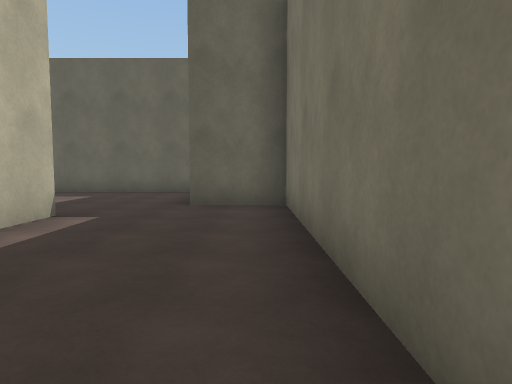
view 1 (above)

23 first-person views from a walk through a scene from a Unity 3-D project. The camera is 1.4 m above the floor, tilts 4° down and sees 75° across. The floor is counted in squares, 2 m on a side. Each view is taken from the middle of a square. On the plan, view 1 faces up. The plan holds only what a view shows up to about 10 squares ahead; the rest is blank. The place goes on beyond the plan. The player character is not drawn. Surface patterns are stand-ins for the level's own textures.

view 2
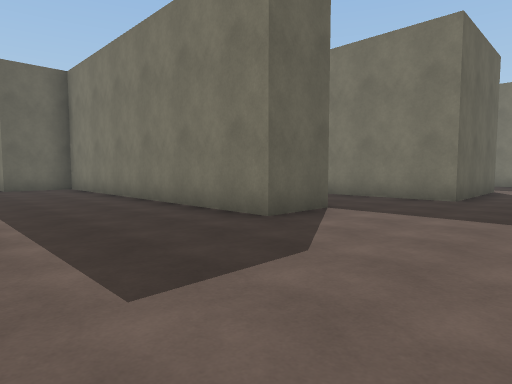

view 3
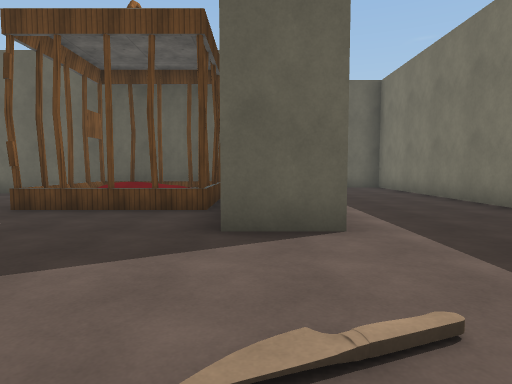

view 4
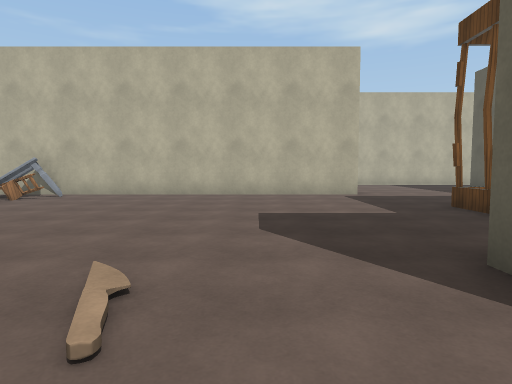

view 5
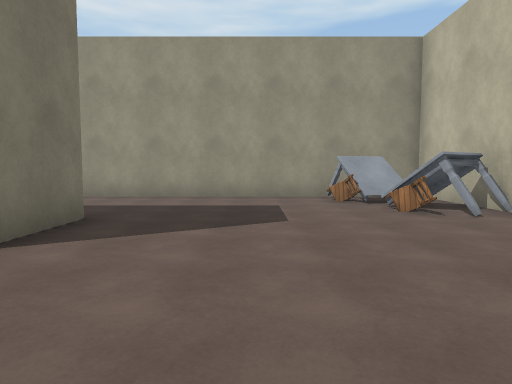

view 6
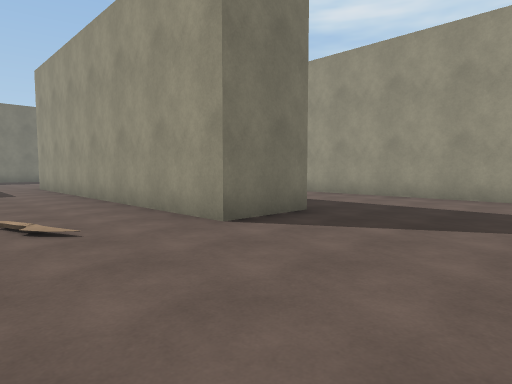

view 7
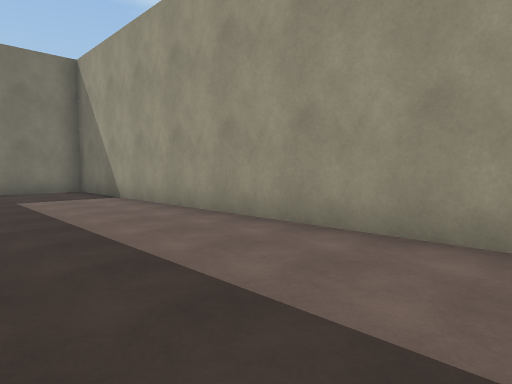

view 8
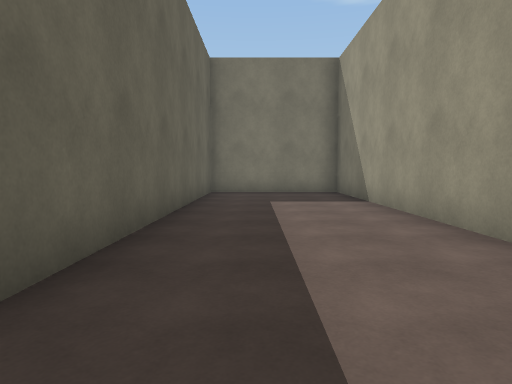

view 9
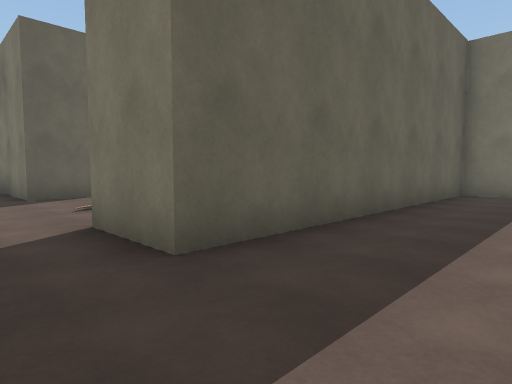

view 10
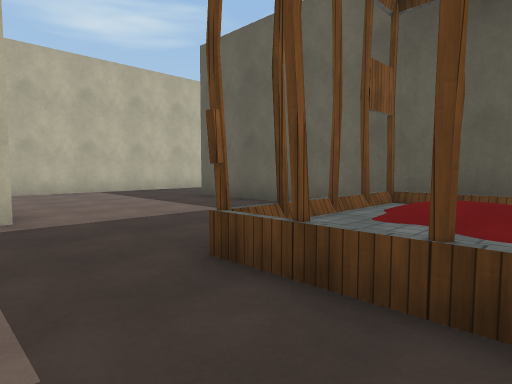

view 11
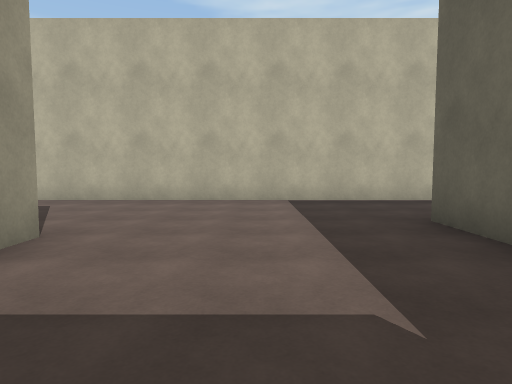

view 12
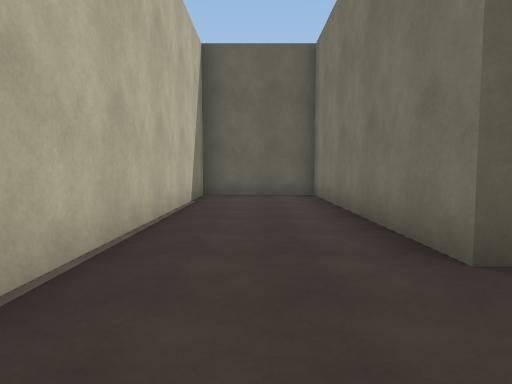

view 13
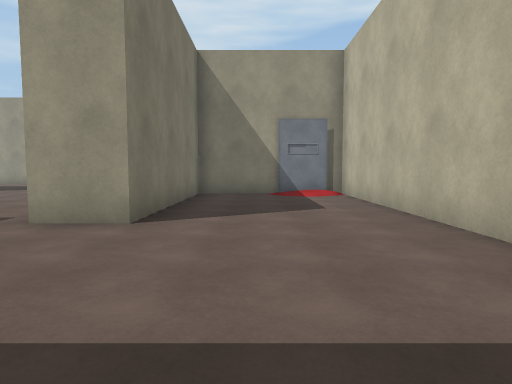

view 14
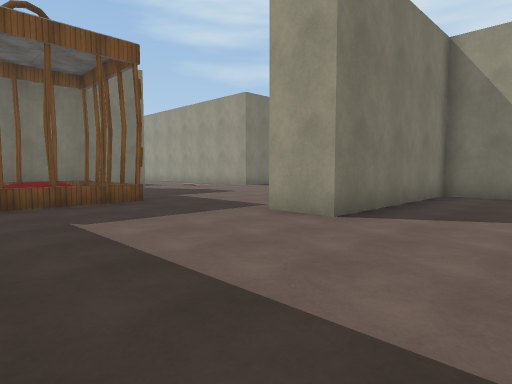

view 15
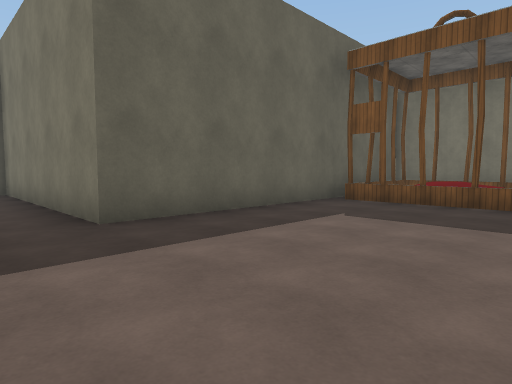

view 16
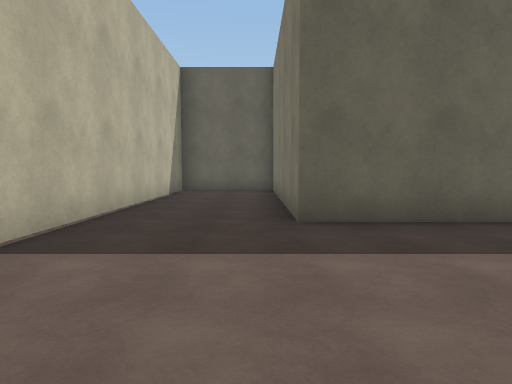

view 17
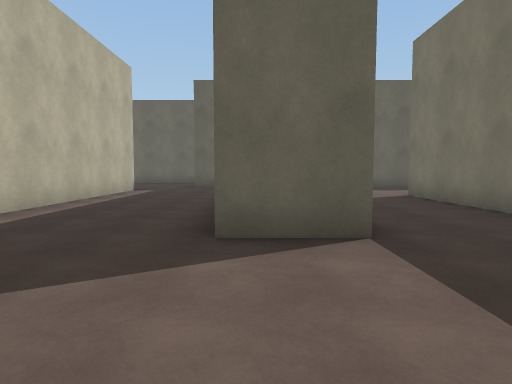

view 18
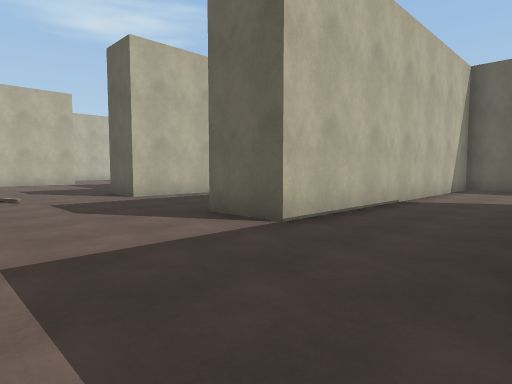

view 19
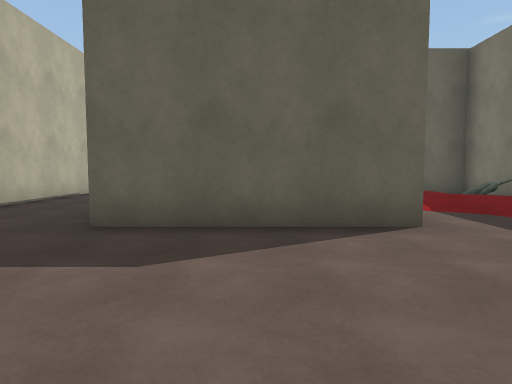

view 20
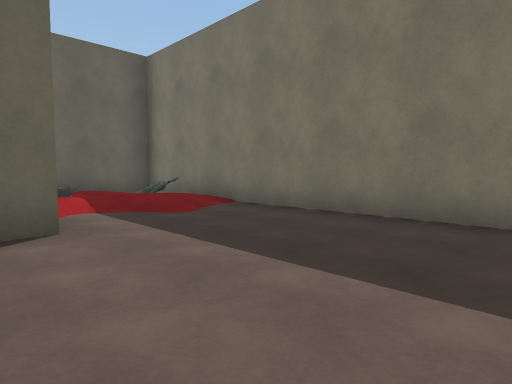

view 21
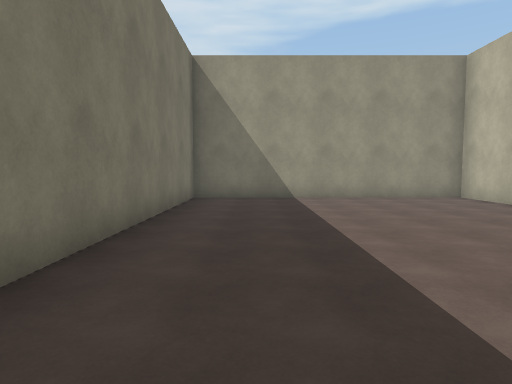

view 22
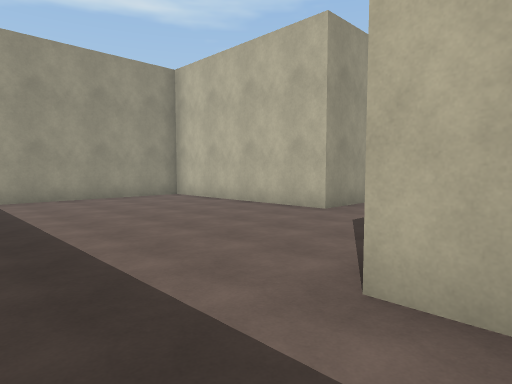

view 23
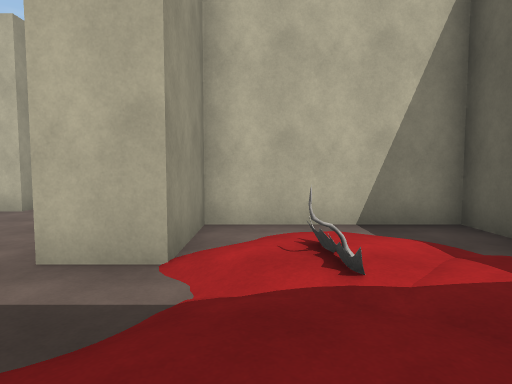

### Floor plan
Key: @ floor where view 1 was taken; # wall or solid block; . main floor; : floor 0.25 m higher than the main floor; + floor 0.5 m higher than the main floor; * floor 1 m higher than the main floor; / step, stairs or slope; = window, fence, low wall or low ledge; C chair; O other object.
Columns run from 17 left of view 1 to 13 right of it. Each row starts with its distance up from view 1.
 10 #####      #####
  9 #...#       ....
  8 #...#       ....
  7 #...#        ...#####
  6 #...#        .....# .
  5 #...#         #...##.
  4 #...######    #...##...
  3 #........######...##...
  2 #........=O ###...##..#
  1 #........=OO###...##..#########
  0 #........##O###..@##..###./+/ #
 -1 #............##...##..###/+:/O#
 -2 #....##......##...##..###//O//#
 -3 #....##...............#####.//#
 -4 #....##...............#####...#
 -5 #....##....../................#
 -6 ###..##.......................#
 -7   #####......##########.......#
 -8       #......##########.......#
 -9       #C.............##.......#
-10       #*C............##.......#
-11       #+C............##.......#
-12       # O............##.......#
-13       #########################

Positions as (right, up) in squares from view 1, and headings:
1: (0, 0), facing up
2: (-3, -6), facing up-right
3: (-4, -6), facing up
4: (-2, -4), facing left
5: (-7, -4), facing down
6: (-8, -4), facing down-right
7: (-7, -9), facing down-right
8: (-6, -10), facing right
9: (-6, -11), facing up-right
10: (-6, -2), facing up-left
11: (-9, 1), facing left
12: (-15, 1), facing up
13: (-14, 3), facing down
14: (-15, 3), facing down-right
15: (-15, -1), facing up-right
16: (-14, -1), facing up
17: (1, -6), facing up
18: (5, -6), facing up-left
19: (7, -8), facing up
20: (8, -8), facing up-right
21: (11, -3), facing down
22: (11, -3), facing down-left
23: (12, -2), facing left
